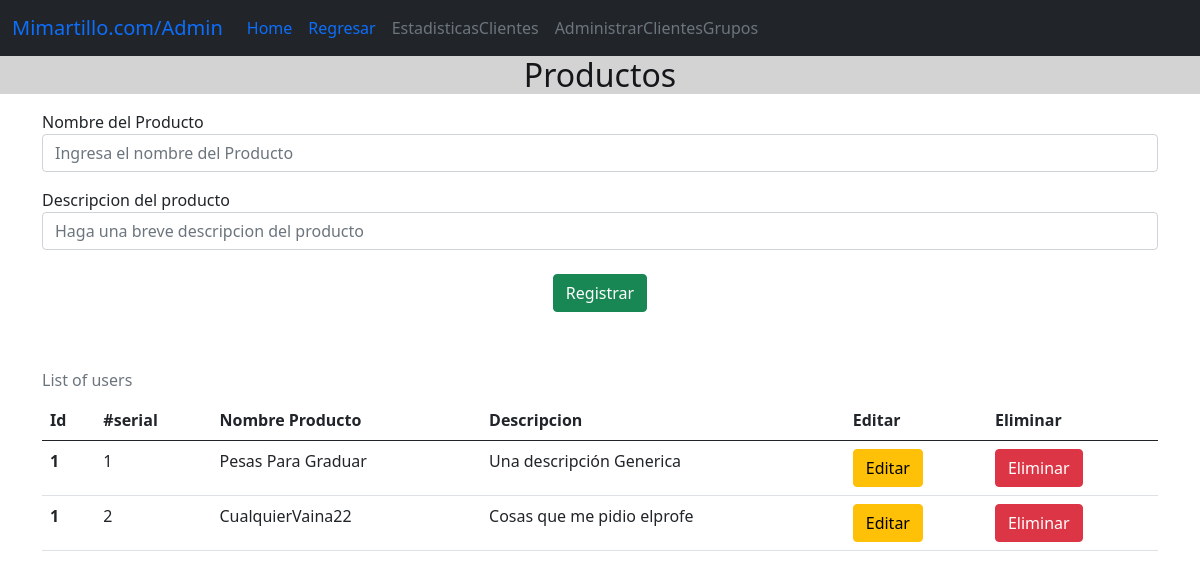
Before: /CrudProductos/ with the older database file.
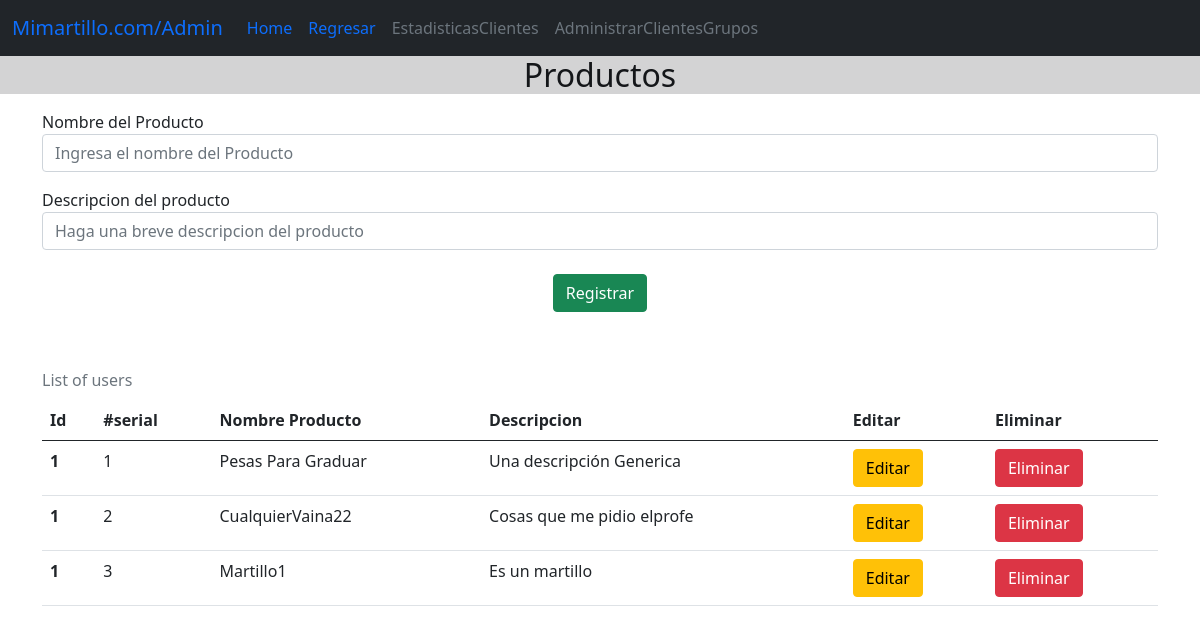
After: the same page with the newer database file.
### CrudProductos/models.py (models this page shows)
class Item(models.Model):
    NombreP = models.CharField(max_length=100)
    DescripcionP = models.TextField()

### CrudProductos/views.py (the view)
# urls.py: path('',homeC,name='homeC'),
def homeC(request):
    item_list = Item.objects.all()
    context = {
        'item_list' : item_list
    }
    return render (request,'homeC.html',context)

### CrudProductos/templates/homeC.html (shortened to what this page needs)
<!doctype html>
<html lang="en">
  <head>
    <link href="https://cdn.jsdelivr.net/npm/bootstrap@5.0.2/dist/css/bootstrap.min.css" rel="stylesheet">
  </head>
  <body>
    <nav class="navbar navbar-expand-lg bg-dark">
      <div class="container-fluid">
        <a class="navbar-brand" href="#">Mimartillo.com/Admin</a>
        <div class="collapse navbar-collapse" id="navbarNavAltMarkup">
          <div class="navbar-nav">
            <a class="nav-link active" aria-current="page" href={% url 'homeA' %}>Home</a>
            <a class="nav-link" href={% url 'homeA' %}>Regresar</a>
            <a class="nav-link disabled" href="#">EstadisticasClientes</a>
            <a class="nav-link disabled">AdministrarClientesGrupos</a>
          </div>
        </div>
      </div>
    </nav>
    <h2 class="alert-dark text-center"> Productos </h2>
    <div class="container mt-3">
      {% if sel_item %}
      <form method="POST" action={% url 'update_item' sel_item.id %}>
        {% csrf_token %}
        <div class="mb-3">
          <label>Nombre del Producto</label>
          <input type="text" class="form-control" value="{{sel_item.NombreP}}" name="NombreP"  placeholder="Ingresa el nombre del Producto">
        </div>
        <div class="mb-3">
          <label>Descripcion del producto</label>
          <input type="text" class="form-control" value="{{ sel_item.DescripcionP }}" name="DescripcionP" placeholder="Haga una breve descripcion del producto">
        </div>
        <div class="text-center mt-4" >
          <button type="submit"  class="btn btn-success">Actualizar</button>
        </div>
      </form>
      {% else %}
      <form method="POST" action={% url 'add_item' %} >
        <div class="mb-3">
          <label>Nombre del Producto</label>
          <input type="text" class="form-control" name="NombreP"  placeholder="Ingresa el nombre del Producto">
        </div>
        <div class="mb-3">
          <label>Descripcion del producto</label>
          <input type="text" class="form-control" name="DescripcionP" placeholder="Haga una breve descripcion del producto">
        </div>
        <div class="text-center mt-4" >
          <button type="submit"  class="btn btn-success">Registrar</button>
        </div>
      </form>
      {% endif %}
      <div class="mt-5" >
        <table class="table caption-top">
          <caption>List of users</caption>
          <thead>
            <tr>
              <th scope="col">Id</th>
              <th>#serial</th>
              <th scope="col">Nombre Producto</th>
              <th scope="col">Descripcion</th>
              <th scope="col">Editar</th>
              <th>Eliminar</h1>
            </tr>
          </thead>
          <tbody>
            {% for i in item_list  %}
            <tr>
              <th scope="row">1</th>
              <td>{{ forloop.counter }}</td>
              <td>{{ i.NombreP }}</td>
              <td>{{i.DescripcionP}}</td>
              <td><a href={% url 'edit_item' i.id %} class="btn btn-warning" > Editar</a></td>
              <td><a href={% url 'delete_item' i.id %} class="btn btn-danger" > Eliminar</a></td>
            </tr>
            {% endfor %}
          </tbody>
        </table>
      </div>
    </div>
  </body>
</html>

Changed rows visible on the page:
added Item: NombreP "Martillo1", DescripcionP "Es un martillo"
